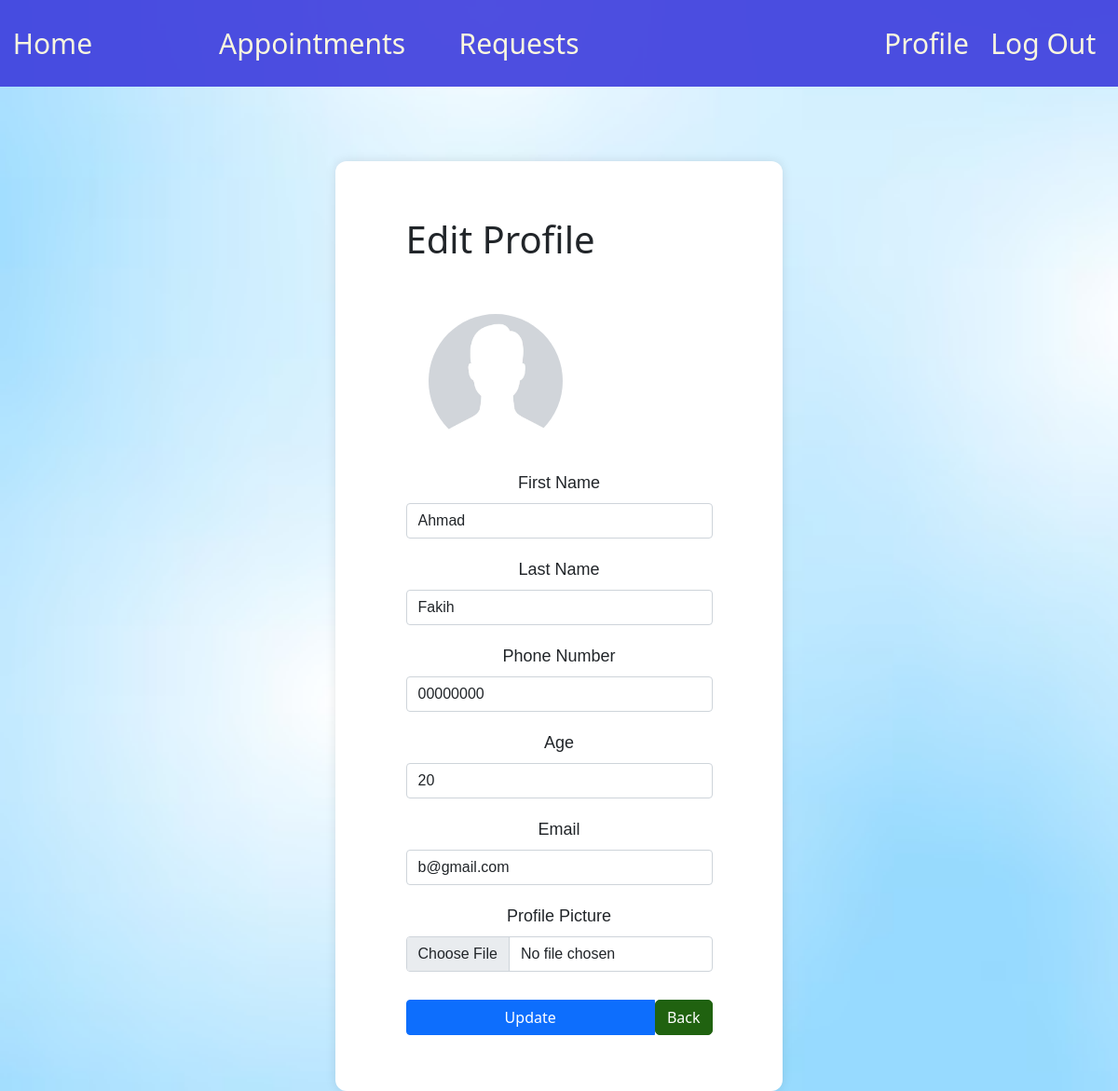
The app's page /includes/edit_profile.php (signed in) with its own data.
### tables this page shows
CREATE TABLE IF NOT EXISTS `doctor` (
    `id` INT NOT NULL AUTO_INCREMENT,
    `department_id` INT NOT NULL,
    `email` VARCHAR(30) NOT NULL,
    `password` TEXT NOT NULL,
    `first_name` VARCHAR(30) NOT NULL,
    `last_name` VARCHAR(30) NOT NULL,
    `age` INT NOT NULL,
    `gender` CHAR(1) NOT NULL,
    `phone` VARCHAR(30) NOT NULL,
    `specialization_id` INT NOT NULL,
    `role` VARCHAR(30) NOT NULL DEFAULT 'doctor',
    `pp` VARCHAR(255) NOT NULL DEFAULT 'default.png',
    PRIMARY KEY (`id`),
    UNIQUE (`email`),
    FOREIGN KEY (`department_id`) REFERENCES `department`(`id`) ON DELETE RESTRICT ON UPDATE CASCADE,
    FOREIGN KEY (`specialization_id`) REFERENCES `specialization`(`id`) ON DELETE CASCADE ON UPDATE CASCADE
);

### includes/functions.php (called while the page is built, shortened)
<?php
    function get_user_info($dbc,$user_id,$role){
        $valid_role = $role=='patient' || $role=='doctor' || $role=='secretary';
        $inserted_date = "first_name,last_name,email,role,gender,age,phone";
        if($role == 'patient'){
            $query = "SELECT id,pp,".$inserted_date." FROM patient WHERE id =?";
        }
        else if($role == 'doctor'){
            $query = "SELECT doc.id,doc.pp,".$inserted_date.",sp.alias,city.city_name,dep.room,dep.details
            FROM doctor doc
            JOIN department dep ON dep.id = doc.department_id
            JOIN city ON dep.city_id = city.id
            JOIN specialization sp ON sp.id = doc.specialization_id
            WHERE doc.id =?";
        }
        else{
            $query = "SELECT sec.id,sec.pp,sec.first_name,sec.last_name,sec.email,
            sec.role,sec.gender,sec.age,sec.phone,doc.first_name doctor_fname,doc.last_name doctor_lname
            FROM secretary sec
            JOIN doctor doc ON doc.id = sec.doctor_id
            WHERE sec.id =?";
        }
        $stmt = $dbc->prepare($query);
        $stmt->bind_param("i",$user_id);
        $stmt->execute();
        $result = $stmt->get_result();
        return $result->fetch_assoc();
    }
?>

### includes/edit_profile.php (the view, shortened to what this page needs)
<?php
include "header.php";
$dbc = connectServer('localhost', 'root', '', 0);
$user = get_user_info($dbc,$_SESSION['user_id'],$_SESSION['role']);
 ?>
<!DOCTYPE html>
<html>
<head>
	<link href="https://cdn.jsdelivr.net/npm/bootstrap@5.1.3/dist/css/bootstrap.min.css" rel="stylesheet">
    <link href="../static/css/profile.css" rel="stylesheet" type="text/css">
</head>
<body style="background-image: url('../static/media/light_blue_bck_img.avif'); background-size: cover; background-repeat: no-repeat;">
<div class="container">
    <div class="profile-container">
        <form action="edit_profile.php" method="post" enctype="multipart/form-data">
        <h4 class="display-4  fs-1">Edit Profile</h4><br>
        <div class="profile-photo">
            <img src="../static/media/profile/<?=$user['pp']?>" alt="User Photo">
        </div>
        <div class="profile-info">
            <div class="form-group">
                <label class="form-label">First Name</label>
                <input type="text" class="form-control" name="first_name" value="<?php echo $user['first_name']?>">
            </div>
            <div class="form-group">
            <label class="form-label">Last Name</label>
            <input type="text" class="form-control" name="last_name" value="<?php echo $user['last_name']?>">
            </div>
            <div class="form-group">
                <label class="form-label">Phone Number</label>
                <input type="text" class="form-control" name="phone" value="<?php echo $user['phone']?>">
            </div>
            <div class="form-group">
                <label class="form-label">Age</label>
                <input type="number" class="form-control" name="age" value="<?php echo $user['age']?>">
            </div>
            <div class="form-group">
                <label class="form-label">Email</label>
                <input type="email" class="form-control" name="email" value="<?php echo $user['email']?>">
            </div>
            <div class="form-group">
                <label class="form-label">Profile Picture</label>
                <input type="file" class="form-control" name="pp">
            </div>
        </div>
        <div class="btn-group">
            <button type="submit" class="btn btn-primary" style="margin-top: 10px;">Update</button>
            <a href="profile.php" class="link-secondary">Back</a>
        </div>
        </form>
    </div>
</div>

### static/css/header.css (style rules this page uses)
* { margin: 0; padding: 0; box-sizing: border-box; }
body { background-color: #f4f4f4; }

### static/css/profile.css (style rules this page uses)
.profile-container { display: flex; flex-direction: column; align-items: center; width: 40vw; background-color: #fff; padding: 5vw; border-radius: 1vw; box-shadow: 0 0 1vw rgba(0, 0, 0, 0.1); }
.container { padding-top: 10vh; width: 100vw; display: flex; justify-content: center; }
.profile-photo { margin: 2vw; width: 12vw; height: 12vw; border-radius: 50%; overflow: hidden; }
.profile-photo img { width: 100%; height: 100%; object-fit: cover; }
.profile-info { font-family: 'Trebuchet MS', 'Lucida Sans Unicode', 'Lucida Grande', 'Lucida Sans', Arial, sans-serif; font-size: 1.5vw; text-align: center; }
.form-group { margin-bottom: 20px; }
.btn-group { display: flex; justify-content: space-between; align-items: center; margin-top: 20px; }
.link-secondary { display: inline-block; margin-top: 10px; padding: 6px 12px; background-color: #206210; color: #fff; border: 1px solid #206210; border-radius: 5px; text-decoration: none; }

### records on screen
doctor: pp (placeholder picture), first_name "Ahmad", last_name "Fakih", phone "00000000", age "20", email "b@gmail.com"
